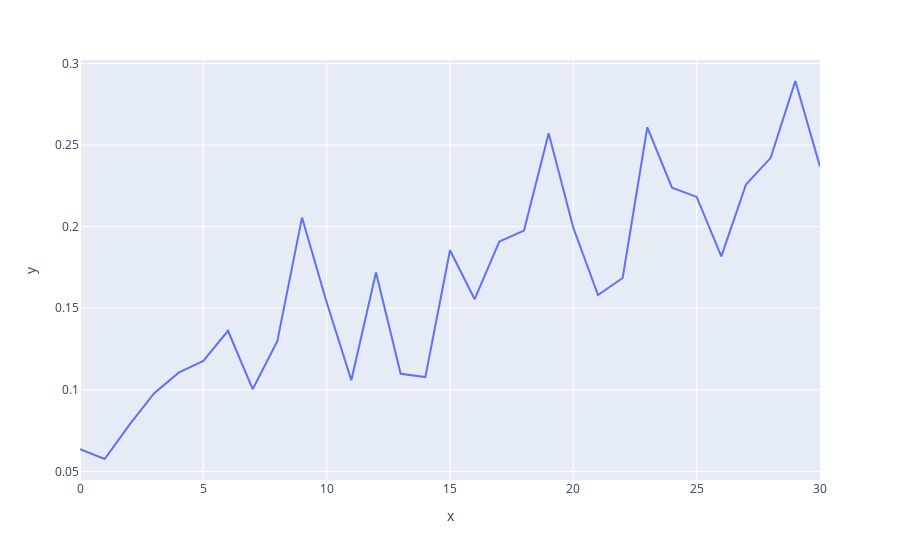

The notebook cell this image was saved under:
### Code cell
A4=list(data.groupby('PhysicalHealth').groups.keys())
B4=[]
C4=[]
for p in A4:
    x=data.loc[(data['PhysicalHealth']==p),:].loc[data['HeartDisease']=='Yes'].count()['HeartDisease']
    y=data.loc[(data['PhysicalHealth']==p),].count()['HeartDisease']
    B4+=[x/y]
    C4+=[y]
px.line(x=A4,y=B4)

### Figure 1 — Plotly figure (JSON) as saved in the notebook; plotly's stock layout.template omitted (floating-point values rounded to 4 significant figures)
{"data": [{"hovertemplate": "x=%{x}<br>y=%{y}<extra></extra>", "legendgroup": "", "line": {"color": "#636efa", "dash": "solid"}, "marker": {"symbol": "circle"}, "mode": "lines", "name": "", "orientation": "v", "showlegend": false, "type": "scatter", "x": [0.0, 1.0, 2.0, 3.0, 4.0, 5.0, 6.0, 7.0, 8.0, 9.0, 10.0, 11.0, 12.0, 13.0, 14.0, 15.0, 16.0, 17.0, 18.0, 19.0, 20.0, 21.0, 22.0, 23.0, 24.0, 25.0, 26.0, 27.0, 28.0, 29.0, 30.0], "xaxis": "x", "y": [0.06365, 0.05768, 0.07856, 0.09783, 0.1106, 0.1178, 0.1362, 0.1005, 0.1299, 0.2056, 0.1537, 0.1059, 0.1719, 0.1099, 0.1078, 0.1856, 0.1556, 0.1909, 0.1976, 0.2571, 0.1993, 0.1581, 0.1685, 0.2609, 0.2239, 0.2182, 0.1818, 0.2258, 0.2422, 0.2892, 0.2368], "yaxis": "y"}], "layout": {"legend": {"tracegroupgap": 0}, "margin": {"t": 60}, "xaxis": {"anchor": "y", "domain": [0, 1], "title": {"text": "x"}}, "yaxis": {"anchor": "x", "domain": [0, 1], "title": {"text": "y"}}}}
